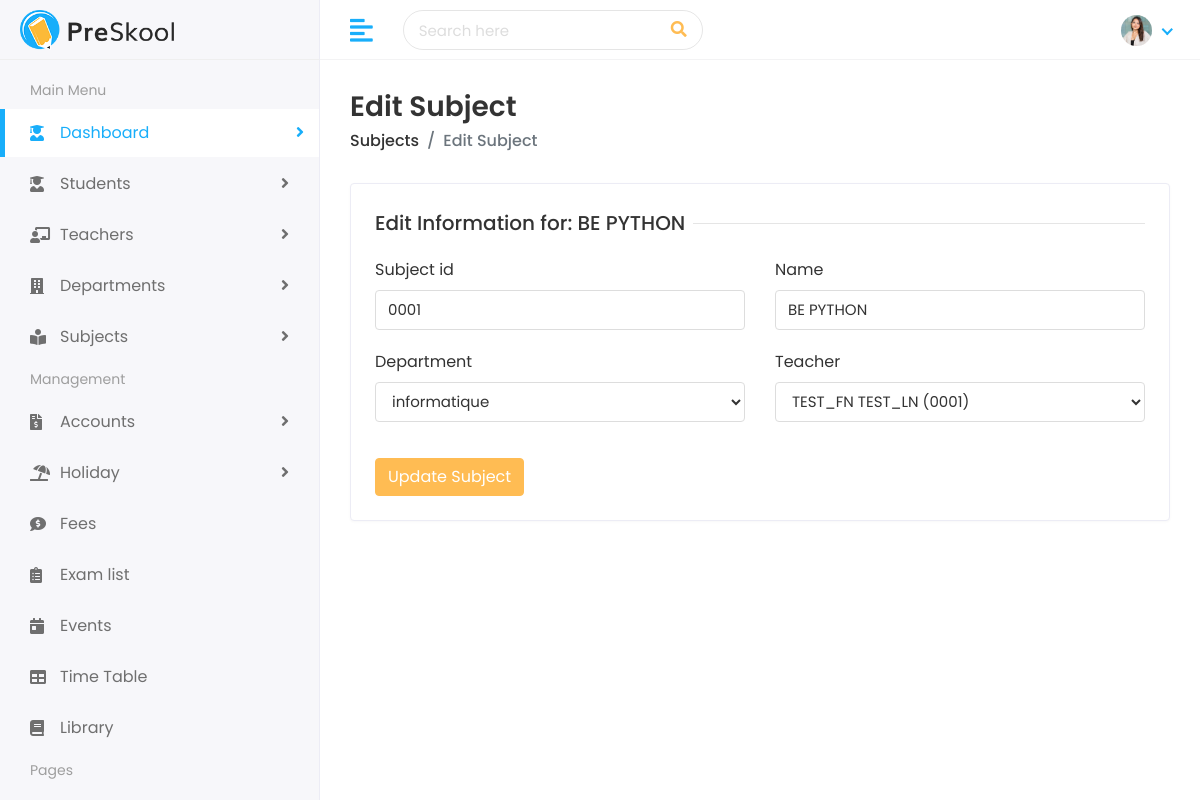
/subjects/edit/0001/, run on the app's committed database.
### subjects/models.py (models this page shows, shortened)
class Subject(models.Model):
    subject_id = models.CharField(max_length=20, unique=True)
    name = models.CharField(max_length=100)
    department = models.ForeignKey(
        Department,
        on_delete=models.CASCADE,
        related_name='subjects'
    )
    teacher = models.ForeignKey(
        Teacher,
        on_delete=models.SET_NULL,
        null=True,
        related_name='taught_subjects'
    )

### faculty/models.py (models this page shows)
class Teacher(models.Model):
    first_name = models.CharField(max_length=100)
    last_name = models.CharField(max_length=100)
    teacher_id = models.CharField(max_length=20, unique=True)
    gender = models.CharField(max_length=10, choices=[('Male', 'Male'), ('Female', 'Female')])
    date_of_birth = models.DateField()
    joining_date = models.DateField()
    mobile_number = models.CharField(max_length=15)
    experience = models.CharField(max_length=50, blank=True)
    avatar = models.ImageField(upload_to='teachers/', blank=True)
    department = models.ForeignKey(Department, on_delete=models.SET_NULL, null=True, related_name='teachers')
    email = models.EmailField(max_length=100, blank=True)
    address = models.TextField(blank=True)
    def __str__(self):
        return f"{self.first_name} {self.last_name} ({self.teacher_id})"

### subjects/views.py (the view)
# urls.py: path('edit/<str:subject_id>/', views.edit_subject, name='edit_subject'),
def edit_subject(request, subject_id):
    subject = get_object_or_404(Subject, subject_id=subject_id)
    if request.method == "POST":
        form = SubjectForm(request.POST, instance=subject)
        if form.is_valid():
            form.save()
            return redirect('subject_list')
    else:
        form = SubjectForm(instance=subject)
    return render(request, 'subjects/edit-subject.html', {'form': form, 'subject': subject})

### subjects/forms.py
class SubjectForm(forms.ModelForm):
    class Meta:
        model = Subject
        fields = ['subject_id', 'name', 'department', 'teacher']
        widgets = {
            'subject_id': forms.TextInput(attrs={'class': 'form-control'}),
            'name': forms.TextInput(attrs={'class': 'form-control'}),
            'department': forms.Select(attrs={'class': 'form-control'}),
            'teacher': forms.Select(attrs={'class': 'form-control'}),
        }

### faculty/models.py (called while the page is built)
    def __str__(self):
        return self.name

### templates/subjects/edit-subject.html (shortened to what this page needs)
{% extends 'Home/base.html' %}
{% block body %}
<div class="page-wrapper">
    <div class="content container-fluid">
        <div class="page-header">
            <div class="row align-items-center">
                <div class="col">
                    <h3 class="page-title">Edit Subject</h3>
                    <ul class="breadcrumb">
                        <li class="breadcrumb-item"><a href="{% url 'subject_list' %}">Subjects</a></li>
                        <li class="breadcrumb-item active">Edit Subject</li>
                    </ul>
                </div>
            </div>
        </div>
        <div class="row">
            <div class="col-sm-12">
                <div class="card">
                    <div class="card-body">
                        <form method="POST">
                            <div class="row">
                                <div class="col-12">
                                    <h5 class="form-title"><span>Edit Information for: {{ subject.name }}</span></h5>
                                </div>
                                {% for field in form %}
                                <div class="col-12 col-sm-6">
                                    <div class="form-group">
                                        <label>{{ field.label }}</label>
                                        {{ field }}
                                    </div>
                                </div>
                                {% endfor %}
                                <div class="col-12 mt-3">
                                    <button type="submit" class="btn btn-primary">Update Subject</button>
                                </div>
                            </div>
                        </form>
                    </div>
                </div>
            </div>
        </div>
    </div>
</div>
{% endblock %}

### static/assets/css/style.css (style rules this page uses)
html { height: 100%; }
body { background-color: #fff; color: #333; font-family: 'Poppins', sans-serif; font-size: 1rem; height: 100%; line-height: 1.5; overflow-x: hidden; }
h1, h2, h3, h4, h5, h6 { font-family: 'Poppins', sans-serif; margin-top: 0; }
.form-control { border: 1px solid #ddd; box-shadow: none; color: #333; font-size: 15px; height: 40px; }
input, input:focus, button, button:focus { outline: none; }
input[type=text], input[type=password] { -webkit-appearance: none; -moz-appearance: none; appearance: none; }
.form-group { margin-bottom: 1.25rem; }
ul, ol { padding: 0px; list-style: none; }
.btn-primary { background-color: #FFBC53; border: 1px solid #FFBC53; }
.card { border: 1px solid #ececf5; box-shadow: 0 1px 3px 0 rgba(0, 0, 0, 0.03); margin-bottom: 1.875rem; }
.card-body { padding: 1.5rem; }
.page-wrapper { margin-left: 320px; padding-top: 60px; position: relative; transition: all 0.4s ease; }
.page-wrapper > .content { padding: 1.875rem 1.875rem 0; }
.page-header { margin-bottom: 1.875rem; }
.page-header .breadcrumb { background-color: transparent; color: #6c757d; font-size: 1rem; font-weight: 500; margin-bottom: 0; padding: 0; }
.page-header .breadcrumb a { color: #333; }
.page-title { font-size: 28px; font-weight: 600; color: #333; margin-bottom: 5px; }
.form-title { width: 100%; max-width: 100%; padding: 0; font-size: 1.25rem; font-weight: 500; line-height: inherit; color: #333; white-space: normal; position: relative; display: block; margin-bottom: 20px; }
.form-title:before { content: ""; position: absolute; left: 0px; right: 0px; height: 1px; top: 50%; background-color: rgba(0, 0, 0, 0.1); }
.form-title span { padding: 0px 0.5rem 0 0; background-color: #fff; display: inline-block; z-index: 2; position: relative; }

### data on the page
Subject: name "BE PYTHON", form "0001" "BE PYTHON" "informatique"
Teacher: form "TEST_FN TEST_LN (0001)"

### other printed values
{{ field.label }} "Subject id" "Name" "Department" "Teacher"
